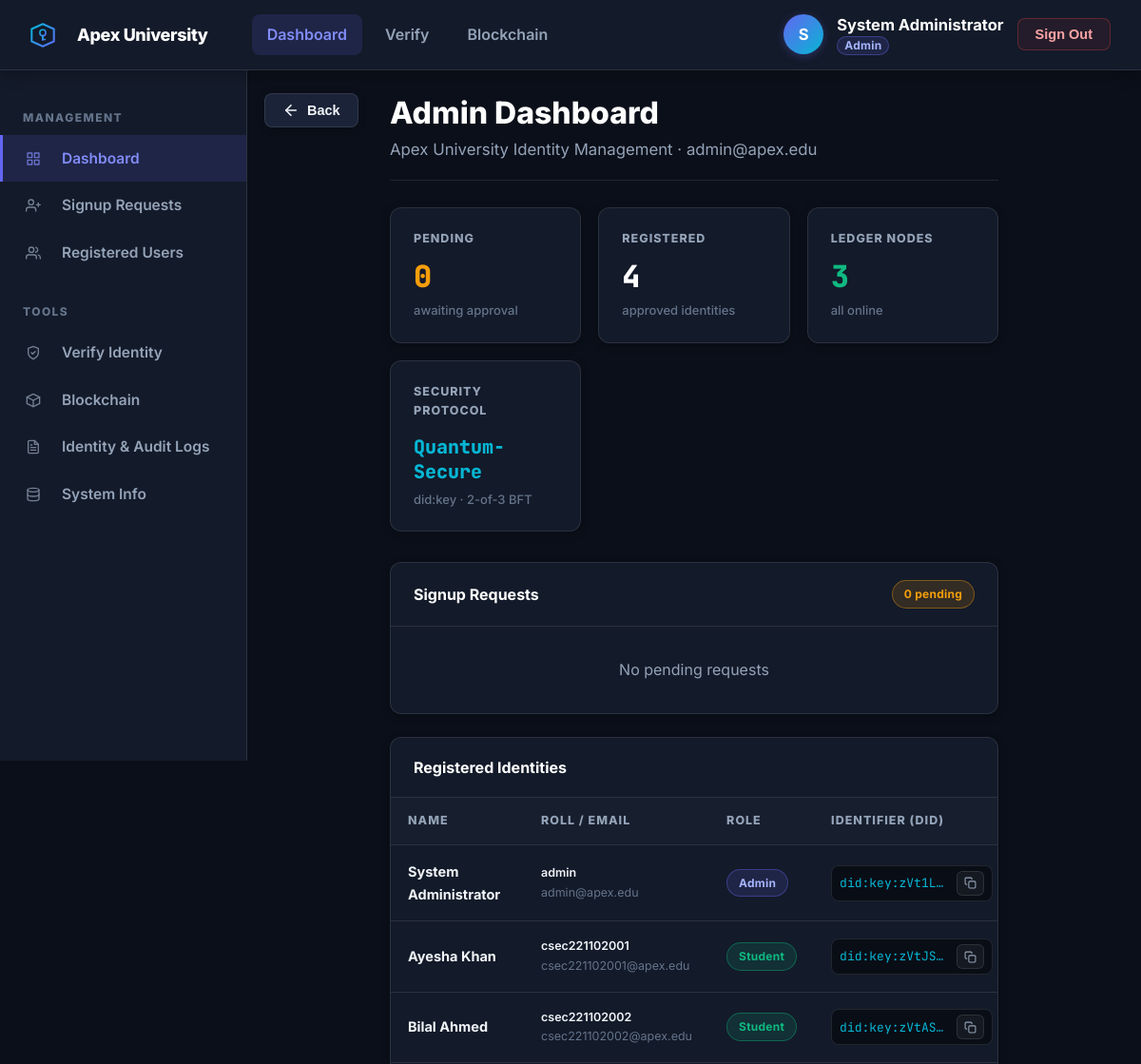
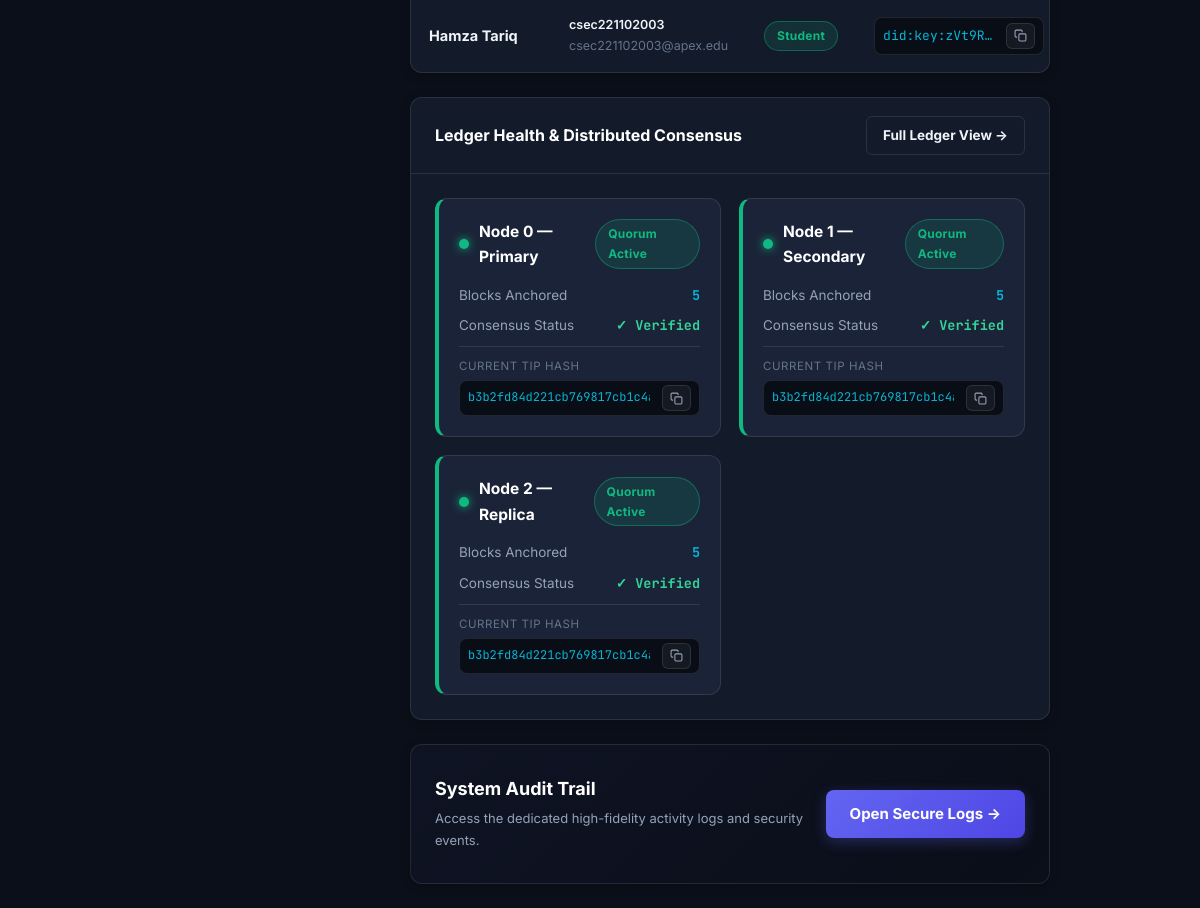
The page /admin (signed in) on the database its author committed (2 pictures, top to bottom).
### tables this page shows
CREATE TABLE users (
            id          INTEGER PRIMARY KEY AUTOINCREMENT,
            did         TEXT NOT NULL UNIQUE,
            email       TEXT NOT NULL UNIQUE,
            full_name   TEXT NOT NULL,
            student_id  TEXT,
            role        TEXT NOT NULL DEFAULT 'student',
            pubkey_hex  TEXT NOT NULL,
            created_at  INTEGER NOT NULL,
            last_login  INTEGER
        );

### app.py (the view)
@app.route("/admin")
@admin_required
def admin_dashboard():
    pending = get_pending_requests()
    users   = get_all_users()
    log     = get_recent_events(20)
    stats   = get_ledger_stats()
    return render_template(
        "dashboard_admin.html",
        pending=pending, users=users, log=log,
        ledger_stats=stats,
        admin=get_user_by_did(session["did"]),
    )

### templates/dashboard_admin.html (shortened to what this page needs)
{% extends "base.html" %}
{% block auth_shell %}
<div class="page-container" style="width: 100%; animation: fadeIn 0.4s ease-out;">
  <div class="page-header">
    <div>
      <h1 class="page-title">Admin Dashboard</h1>
      <p class="page-subtitle">Apex University Identity Management · {{ admin.email }}</p>
    </div>
  </div>
<div class="stats-grid">
  <div class="stat-card">
    <div class="stat-label">Pending</div>
    <div class="stat-value" id="stat-pending" style="color:var(--warning)">{{ pending|length }}</div>
    <div class="stat-sub">awaiting approval</div>
  </div>
  <div class="stat-card">
    <div class="stat-label">Registered</div>
    <div class="stat-value" id="stat-registered">{{ users|length }}</div>
    <div class="stat-sub">approved identities</div>
  </div>
  <div class="stat-card">
    <div class="stat-label">Ledger Nodes</div>
    <div class="stat-value" style="color:var(--success)">3</div>
    <div class="stat-sub">all online</div>
  </div>
  <div class="stat-card">
    <div class="stat-label">Security Protocol</div>
    <div class="stat-value" style="font-size:20px;font-weight:800;color:var(--accent);padding-top:4px;line-height:1.3">Quantum-Secure</div>
    <div class="stat-sub">did:key · 2-of-3 BFT</div>
  </div>
</div>
<div class="card" style="margin-bottom:24px" id="requests">
  <div class="card-header">
    Signup Requests
    <span class="badge badge-pending">{{ pending|length }} pending</span>
  </div>
  {% if pending %}
  <div class="table-wrapper">
    <table>
      <thead>
        <tr>
          <th class="col-resizable" style="min-width:140px">Name<div class="resizer"></div></th>
          <th class="col-resizable" style="min-width:160px">Roll / Email<div class="resizer"></div></th>
          <th class="col-resizable crypto-col" style="width:170px;min-width:140px">Identifier (DID)<div class="resizer"></div></th>
          <th class="col-resizable crypto-col" style="width:140px;min-width:130px">Public Key<div class="resizer"></div></th>
          <th class="col-resizable" style="min-width:130px">Submitted<div class="resizer"></div></th>
          <th style="min-width:160px">Actions</th>
        </tr>
      </thead>
      <tbody id="pending-table">
        {% for req in pending %}
        <tr id="row-{{ req.id }}">
          <td><strong>{{ req.full_name }}</strong></td>
          <td>
            <div style="font-size:12.5px;font-weight:600">{{ req.student_id or req.email.split('@')[0] }}</div>
            <div style="font-size:12.5px;color:var(--text-faint)">{{ req.email }}</div>
          </td>
          <td>
            <div class="crypto-field did-field" title="{{ req.did }}">
              <div class="crypto-field-text truncate">{{ req.did[:15] }}…{{ req.did[-6:] }}</div>
              <button class="crypto-copy-btn icon-only" onclick="copyToClipboard('{{ req.did }}', this)" title="Copy DID" aria-label="Copy DID">
                <svg width="13" height="13" viewBox="0 0 24 24" fill="none" stroke="currentColor" stroke-width="2" stroke-linecap="round" stroke-linejoin="round"><rect x="9" y="9" width="13" height="13" rx="2" ry="2"></rect><path d="M5 15H4a2 2 0 0 1-2-2V4a2 2 0 0 1 2-2h9a2 2 0 0 1 2 2v1"></path></svg>
              </button>
            </div>
          </td>
          <td>
            <div class="crypto-field pk-field" title="{{ req.pubkey_hex }}">
              <div class="crypto-field-text truncate">{{ req.pubkey_hex[:10] }}…{{ req.pubkey_hex[-8:] }}</div>
              <button class="crypto-copy-btn icon-only" onclick="copyToClipboard('{{ req.pubkey_hex }}', this)" title="Copy Public Key" aria-label="Copy Public Key">
                <svg width="13" height="13" viewBox="0 0 24 24" fill="none" stroke="currentColor" stroke-width="2" stroke-linecap="round" stroke-linejoin="round"><rect x="9" y="9" width="13" height="13" rx="2" ry="2"></rect><path d="M5 15H4a2 2 0 0 1-2-2V4a2 2 0 0 1 2-2h9a2 2 0 0 1 2 2v1"></path></svg>
              </button>
            </div>
          </td>
          <td style="font-size:13px;color:var(--text-faint);white-space:nowrap">
            {{ req.created_at | ts_to_dt }}
          </td>
          <td>
            <div style="display:flex;gap:6px">
              <button class="btn btn-success-outline btn-sm"
                      data-id="{{ req.id }}" data-action="approve"
                      onclick="handleRequestEl(this)">✓ Approve</button>
              <button class="btn btn-danger-outline btn-sm"
                      data-id="{{ req.id }}" data-action="reject"
                      onclick="handleRequestEl(this)">✕ Reject</button>
            </div>
          </td>
        </tr>
        {% endfor %}
      </tbody>
    </table>
  </div>
  {% else %}
  <div style="padding:32px;text-align:center;color:var(--text-muted)">
    No pending requests
  </div>
  {% endif %}
</div>
<div class="card" style="margin-bottom:24px" id="users">
  <div class="card-header">Registered Identities</div>
  {% if users %}
  <div class="table-wrapper">
    <table>
      <thead>
        <tr>
          <th class="col-resizable" style="min-width:140px">Name<div class="resizer"></div></th>
          <th class="col-resizable" style="min-width:160px">Roll / Email<div class="resizer"></div></th>
          <th class="col-resizable" style="min-width:90px">Role<div class="resizer"></div></th>
          <th class="col-resizable crypto-col" style="width:170px;min-width:140px">Identifier (DID)<div class="resizer"></div></th>
        </tr>
      </thead>
      <tbody>
        {% for u in users %}
        <tr>
          <td><strong>{{ u.full_name }}</strong></td>
          <td>
            <div style="font-size:12.5px;font-weight:600">{{ u.student_id or u.email.split('@')[0] }}</div>
            <div style="font-size:12.5px;color:var(--text-faint)">{{ u.email }}</div>
          </td>
          <td>
            {% if u.role == 'admin' %}
              <span class="badge badge-admin">Admin</span>
            {% else %}
              <span class="badge badge-approved">Student</span>
            {% endif %}
          </td>
          <td>
            <div class="crypto-field did-field" title="{{ u.did }}">
              <div class="crypto-field-text truncate">{{ u.did[:15] }}…{{ u.did[-6:] }}</div>
              <button class="crypto-copy-btn icon-only" onclick="copyToClipboard('{{ u.did }}', this)" title="Copy DID" aria-label="Copy DID">
                <svg width="13" height="13" viewBox="0 0 24 24" fill="none" stroke="currentColor" stroke-width="2" stroke-linecap="round" stroke-linejoin="round"><rect x="9" y="9" width="13" height="13" rx="2" ry="2"></rect><path d="M5 15H4a2 2 0 0 1-2-2V4a2 2 0 0 1 2-2h9a2 2 0 0 1 2 2v1"></path></svg>
              </button>
            </div>
          </td>
        </tr>
        {% endfor %}
      </tbody>
    </table>
  </div>
  {% else %}
  <div style="padding:24px;text-align:center;color:var(--text-muted)">No users registered yet.</div>
  {% endif %}
</div>
<div class="card" style="margin-bottom:24px">
  <div class="card-header">
    Ledger Health &amp; Distributed Consensus
    <a href="{{ url_for('blockchain_page') }}" class="btn btn-outline btn-sm">Full Ledger View →</a>
  </div>
  <div class="card-body">
    <div class="ledger-nodes">
      {% for s in ledger_stats %}
      <div class="ledger-node {{ 'ledger-node-valid' if s.valid else 'ledger-node-invalid' }}">
        <div class="ledger-node-header">
          <div class="ledger-node-title">
            <span class="node-status-dot {{ 'node-status-dot-online' if s.online else 'node-status-dot-offline' }}"></span>
            <span class="ledger-node-name">{{ s.name }}</span>
          </div>
          <span class="badge {{ 'badge-approved' if s.valid else 'badge-rejected' }}">
            {{ 'Quorum Active' if s.valid else 'Error' }}
          </span>
        </div>
        <div class="ledger-node-stat">
          <span>Blocks Anchored</span>
          <strong class="accent-text">{{ s.blocks }}</strong>
        </div>
        <div class="ledger-node-stat">
          <span>Consensus Status</span>
          <strong class="{{ 'text-valid' if s.valid else 'text-invalid' }}">
            {% if s.valid %}✓ Verified{% else %}✕ Out of Sync{% endif %}
          </strong>
        </div>
        <div style="margin-top:10px; padding-top:10px; border-top:1px solid var(--border);">
          <div style="font-size:11.5px; color:var(--text-faint); margin-bottom:4px; text-transform:uppercase; letter-spacing:.05em;">Current Tip Hash</div>
          <div class="crypto-field" style="padding:4px 8px;">
            <div class="crypto-field-text" style="font-size:12px;">{{ s.tip }}</div>
            <button class="crypto-copy-btn icon-only" onclick="copyToClipboard('{{ s.tip }}', this)" title="Copy Tip Hash" aria-label="Copy Tip Hash">
              <svg width="13" height="13" viewBox="0 0 24 24" fill="none" stroke="currentColor" stroke-width="2" stroke-linecap="round" stroke-linejoin="round"><rect x="9" y="9" width="13" height="13" rx="2" ry="2"></rect><path d="M5 15H4a2 2 0 0 1-2-2V4a2 2 0 0 1 2-2h9a2 2 0 0 1 2 2v1"></path></svg>
            </button>
          </div>
        </div>
      </div>
      {% endfor %}
    </div>
  </div>
</div>
<div class="card" id="log" style="background: linear-gradient(135deg, rgba(91, 108, 249, 0.05), transparent);">
  <div class="card-body" style="display: flex; align-items: center; justify-content: space-between; padding: 32px 24px;">
    <div>
      <h3 style="margin-bottom: 8px; font-size: 18px; color: var(--text-heading);">System Audit Trail</h3>
      <p style="color: var(--text-muted); font-size: 13px; margin: 0;">Access the dedicated high-fidelity activity logs and security events.</p>
    </div>
    <a href="{{ url_for('admin_logs') }}" class="btn btn-primary">
      Open Secure Logs →
    </a>
  </div>
</div>
  </div>
</div>
  </div>
{% endblock %}

### templates/base.html (shortened to what this page needs)
<!DOCTYPE html>
<html lang="en">
<head>
  <link rel="stylesheet" href="{{ url_for('static', filename='css/pqc.css') }}">
</head>
<body>
  {% if session.get('did') %}
  <div class="app-shell">
    <nav class="topbar">
      <a class="topbar-brand" href="{{ url_for('index') }}" style="display:flex;align-items:center;text-decoration:none;font-weight:800;font-size:18px;color:var(--text-heading)">
        <img src="{{ url_for('static', filename='logo.svg') }}" style="width:26px; height:26px; margin-right:9px; display:inline-block;" alt="Apex University">
        Apex University
      </a>
      <div class="topbar-nav">
        <a class="topbar-nav-link {% if request.endpoint in ['student_dashboard','admin_dashboard'] %}active{% endif %}"
           href="{{ url_for('index') }}">Dashboard</a>
        <a class="topbar-nav-link {% if request.endpoint=='verify_page' %}active{% endif %}"
           href="{{ url_for('verify_page') }}">Verify</a>
        <a class="topbar-nav-link {% if request.endpoint=='blockchain_page' %}active{% endif %}"
           href="{{ url_for('blockchain_page') }}">Blockchain</a>
      </div>
      <div class="topbar-user">
        <div class="user-avatar">{{ session.full_name[0]|upper if session.full_name else '?' }}</div>
        <div class="user-info">
          <div class="user-name">{{ session.full_name }}</div>
          <div class="user-sub">
            {% if session.role == 'admin' %}
              <span class="badge badge-admin" style="padding:1px 7px;font-size:12px">Admin</span>
            {% else %}
              {{ session.email.split('@')[0] }}
            {% endif %}
          </div>
        </div>
        <form action="{{ url_for('logout') }}" method="post">
          <button type="submit" class="btn-logout">Sign Out</button>
        </form>
      </div>
    </nav>
    <aside class="sidebar">
      {% if session.role == 'admin' %}
        <div class="nav-section-label">Management</div>
        <a class="nav-link {% if request.endpoint=='admin_dashboard' %}active{% endif %}"
           href="{{ url_for('admin_dashboard') }}"> Dashboard</a>
        <a class="nav-link" href="{{ url_for('admin_dashboard') }}#requests">
          Signup Requests</a>
        <a class="nav-link" href="{{ url_for('admin_dashboard') }}#users">
          Registered Users</a>
        <div class="nav-section-label" style="margin-top:12px">Tools</div>
        <a class="nav-link {% if request.endpoint=='verify_page' %}active{% endif %}"
           href="{{ url_for('verify_page') }}"><svg width="16" height="16" viewBox="0 0 24 24" fill="none" stroke="currentColor" stroke-width="2" stroke-linecap="round" stroke-linejoin="round" style="margin-right:10px;opacity:0.75"><path d="M12 22s8-4 8-10V5l-8-3-8 3v7c0 6 8 10 8 10z"></path><path d="M9 12l2 2 4-4"></path></svg> Verify Identity</a>
        <a class="nav-link {% if request.endpoint=='blockchain_page' %}active{% endif %}"
           href="{{ url_for('blockchain_page') }}"> Blockchain</a>
        <a class="nav-link {% if request.endpoint=='admin_logs' %}active{% endif %}" href="{{ url_for('admin_logs') }}">
          Identity & Audit Logs</a>
        <a class="nav-link {% if request.endpoint=='info_page' %}active{% endif %}"
           href="{{ url_for('info_page') }}"> System Info</a>
      {% endif %}
    </aside>
    <main class="main-content" id="main-content">
      <div class="nav-back-row">
        <button type="button" class="btn-consistent-back" onclick="appNavigateBack()" aria-label="Go Back">
          <svg width="18" height="18" viewBox="0 0 24 24" fill="none" stroke="currentColor" stroke-width="2.2" stroke-linecap="round" stroke-linejoin="round"><line x1="19" y1="12" x2="5" y2="12"></line><polyline points="12 19 5 12 12 5"></polyline></svg>
          <span>Back</span>
        </button>
      </div>
      <div class="main-content-inner">
        {% block auth_shell %}{% endblock %}
  {% endif %}
</body>
</html>

### rows shown on the page
users: full_name "System Administrator", email "admin@apex.edu", student "admin", role "Admin", did "did:key:zVt1L…"
users: full_name "Ayesha Khan", student "csec221102001", email "csec221102001@apex.edu", role "Student", did "did:key:zVtJS…"
users: full_name "Bilal Ahmed", student "csec221102002", email "csec221102002@apex.edu", role "Student", did "did:key:zVtAS…"
users: full_name "Hamza Tariq", student "csec221102003", email "csec221102003@apex.edu", role "Student", did "did:key:zVt9R…"

### other values the page prints
{{ session.full_name[0]|upper if session.full_name else '?' }} "S"
{{ pending|length }} "0"
{{ users|length }} "4"
{{ s.name }} "Node 0 — Primary" "Node 1 — Secondary" "Node 2 — Replica"
{{ 'Quorum Active' if s.valid else 'Error' }} "Quorum Active" "Quorum Active" "Quorum Active"
{{ s.blocks }} "5" "5" "5"
